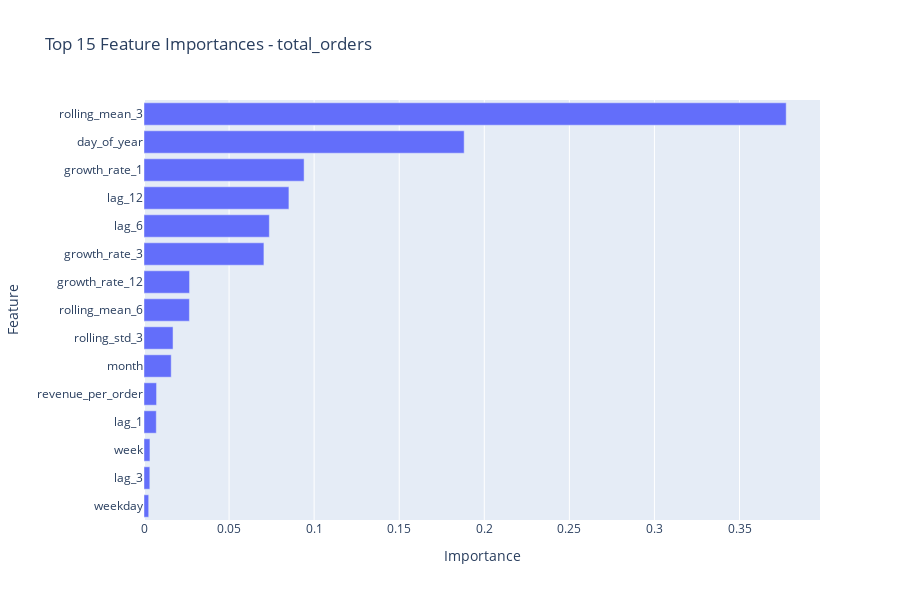

Here is the notebook cell this chart was saved with:
### Markdown cell above
## Section 5: Feature Importance Analysis

Identify which features contribute most to predictions.

### Code cell
# Feature importance for first metric
metric = target_metrics[0]
model = cb_models[metric]
feature_cols = cb_feature_cols[metric]

# Get feature importance
importance_df = pd.DataFrame({
    'feature': feature_cols,
    'importance': model.feature_importances_
}).sort_values('importance', ascending=False)

print(f"\nTop 10 Features for {metric}:")
print("="*50)
print(importance_df.head(10).to_string(index=False))

# Plot feature importance
fig = go.Figure([
    go.Bar(
        y=importance_df.head(15)['feature'],
        x=importance_df.head(15)['importance'],
        orientation='h'
    )
])

fig.update_layout(
    title=f"Top 15 Feature Importances - {metric}",
    xaxis_title="Importance",
    yaxis_title="Feature",
    height=600,
    yaxis={'categoryorder': 'total ascending'}
)

fig.show()

# Save
results_dir = Path('../results')
results_dir.mkdir(exist_ok=True)
fig.write_html(results_dir / f'catboost_feature_importance_{metric}.html')
print(f"\n✓ Saved: results/catboost_feature_importance_{metric}.html")

### Figure 1 — Plotly figure (JSON) as saved in the notebook; plotly's stock layout.template omitted (floating-point values rounded to 4 significant figures)
{"data": [{"orientation": "h", "type": "bar", "x": [0.3774, 0.1882, 0.0941, 0.08517, 0.07366, 0.07048, 0.02677, 0.02668, 0.01707, 0.016, 0.007382, 0.007222, 0.003494, 0.003424, 0.00276], "y": ["rolling_mean_3", "day_of_year", "growth_rate_1", "lag_12", "lag_6", "growth_rate_3", "growth_rate_12", "rolling_mean_6", "rolling_std_3", "month", "revenue_per_order", "lag_1", "week", "lag_3", "weekday"]}], "layout": {"height": 600, "title": {"text": "Top 15 Feature Importances - total_orders"}, "xaxis": {"title": {"text": "Importance"}}, "yaxis": {"categoryorder": "total ascending", "title": {"text": "Feature"}}}}
